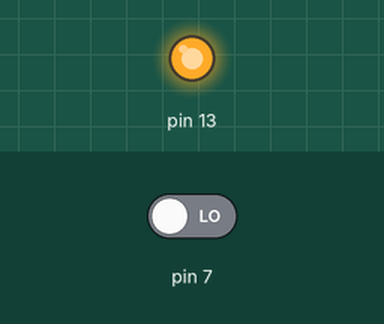
The sketch below on a simulated Arduino Uno, built with avr-gcc and run on an emulated ATmega328P. Parts: output pins drawn as LEDs (lit = HIGH). The test bench sets the inputs (shaded band); at power-on: pin 7 LOW. What the sketch prints to the serial monitor is not drawn.

Above: at 0.1 s.
Timing chart, 0 to 1.6 s (numbered marks = the images above):
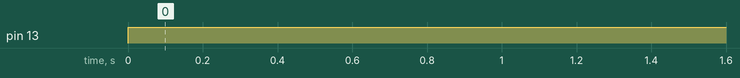

Measured:
- by itself, pin 13: LOW → HIGH at 0.00 s

The sketch:

test_sensor.ino
```cpp
void setup() {
  // put your setup code here, to run once:
Serial.begin(9600);
pinMode(7,INPUT);
pinMode(13,OUTPUT);
}

void loop() {
  // put your main code here, to run repeatedly:
int i=digitalRead(7);
Serial.println(i);
digitalWrite(13,HIGH);

}
```
